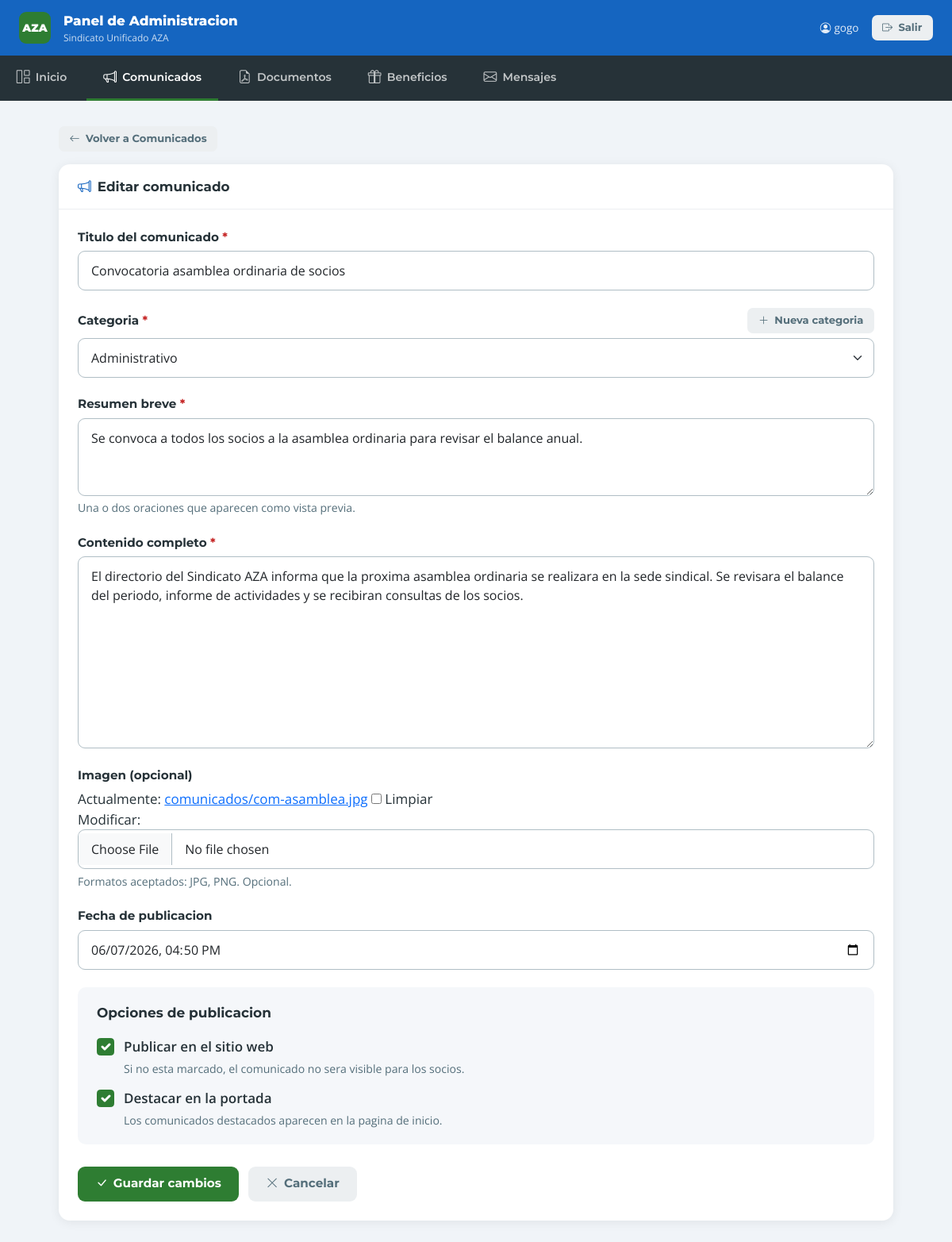
Screenshot of /panel/comunicados/1/editar/ (signed in) with the database file from the repository.
### apps/comunicados/models.py (models this page shows, shortened)
class Comunicado(models.Model):
    categoria = models.ForeignKey(
        CategoriaComunicado,
        on_delete=models.PROTECT,
        related_name="comunicados",
        verbose_name="categoria",
    )
    titulo = models.CharField("titulo", max_length=180)
    slug = models.SlugField("slug", max_length=200, unique=True, blank=True)
    extracto = models.CharField("extracto", max_length=300)
    contenido = models.TextField("contenido")
    imagen = models.ImageField(
        "imagen",
        upload_to=comunicado_image_upload_to,
        blank=True,
        null=True,
    )
    publicado = models.BooleanField("publicado", default=False)
    destacado = models.BooleanField("destacado", default=False)
    fecha_publicacion = models.DateTimeField(
        "fecha de publicacion",
        default=timezone.now,
        help_text="Se usa para ordenar y publicar el comunicado.",
    )
    created_at = models.DateTimeField("creado", auto_now_add=True)
    updated_at = models.DateTimeField("actualizado", auto_now=True)
    class Meta:
        verbose_name = "comunicado"
        verbose_name_plural = "comunicados"
        ordering = ["-fecha_publicacion", "-created_at"]

### apps/panel/views.py (the view, shortened to what this page needs)
# urls.py: path("comunicados/<int:pk>/editar/", views.comunicados_edit, name="comunicados_edit"),
@staff_required
def comunicados_edit(request, pk):
    obj = get_object_or_404(Comunicado, pk=pk)
    form = ComunicadoForm(request.POST or None, request.FILES or None, instance=obj)
    return render(request, "panel/comunicados/form.html", {
        **base_ctx(), "form": form, "objeto": obj,
        "titulo_pagina": f"Editar comunicado",
        "accion": "Guardar cambios",
    })

### apps/comunicados/models.py (called while the page is built)
    def __str__(self):
        return self.nombre

### apps/core/context_processors.py (called while the page is built)
def site_configuration(request):
    return {
        "site_configuration": SiteConfiguration.get_solo(),
    }

### apps/panel/views.py (called while the page is built)
def staff_required(view_func):
    @wraps(view_func)
    def wrapper(request, *args, **kwargs):
        if not request.user.is_authenticated:
            return redirect(f"/panel/login/?next={request.path}")
        if not request.user.is_staff:
            return redirect("/panel/login/")
        return view_func(request, *args, **kwargs)
    return wrapper

def base_ctx():
    return {"mensajes_sin_leer": MensajeContacto.objects.filter(leido=False).count()}

### apps/siteconfig/models.py (called while the page is built)
    @classmethod
    def get_solo(cls):
        return cls.objects.first()

### templates/panel/comunicados/form.html (shortened to what this page needs)
{% extends "panel/base_panel.html" %}
{% block content %}
<div style="margin-bottom:1rem;">
    <a href="{% url 'panel:comunicados_list' %}" class="btn-p-gris btn-p-sm">
        <i class="bi bi-arrow-left"></i>Volver a Comunicados
    </a>
</div>
<div class="p-card">
    <div class="p-card-header">
        <h1 class="p-card-title"><i class="bi bi-megaphone me-2" style="color:#1565C0;"></i>{{ titulo_pagina }}</h1>
    </div>
    <div class="p-card-body">
        <form method="post" enctype="multipart/form-data" novalidate>
            <div style="margin-bottom:1.4rem;">
                <label class="p-label" for="{{ form.titulo.id_for_label }}">
                    {{ form.titulo.label }} <span style="color:#C62828;">*</span>
                </label>
                {{ form.titulo }}
            </div>
            <div style="margin-bottom:1.4rem;">
                <div style="display:flex;justify-content:space-between;align-items:center;gap:0.5rem;flex-wrap:wrap;">
                    <label class="p-label" for="{{ form.categoria.id_for_label }}" style="margin-bottom:0;">{{ form.categoria.label }} <span style="color:#C62828;">*</span></label>
                    <a href="{% url 'panel:categorias_comunicado' %}" class="btn-p-gris btn-p-sm" target="_blank">
                        <i class="bi bi-plus-lg"></i>Nueva categoria
                    </a>
                </div>
                <div style="margin-top:0.35rem;">{{ form.categoria }}</div>
            </div>
            <div style="margin-bottom:1.4rem;">
                <label class="p-label" for="{{ form.extracto.id_for_label }}">
                    {{ form.extracto.label }} <span style="color:#C62828;">*</span>
                </label>
                {{ form.extracto }}
                <div class="p-help">{{ form.extracto.help_text }}</div>
            </div>
            <div style="margin-bottom:1.4rem;">
                <label class="p-label" for="{{ form.contenido.id_for_label }}">{{ form.contenido.label }} <span style="color:#C62828;">*</span></label>
                {{ form.contenido }}
            </div>
            <div style="margin-bottom:1.4rem;">
                <label class="p-label">{{ form.imagen.label }}</label>
                {{ form.imagen }}
                <div class="p-help">{{ form.imagen.help_text }}</div>
            </div>
            <div style="margin-bottom:1.4rem;">
                <label class="p-label" for="{{ form.fecha_publicacion.id_for_label }}">{{ form.fecha_publicacion.label }}</label>
                {{ form.fecha_publicacion }}
            </div>
            <div style="background:#F5F7FA;border-radius:10px;padding:1.25rem 1.5rem;margin-bottom:1.75rem;">
                <div style="font-family:'Montserrat',sans-serif;font-weight:700;margin-bottom:1rem;color:#263238;">Opciones de publicacion</div>
                <div style="display:flex;flex-direction:column;gap:0.85rem;">
                    <label style="display:flex;align-items:flex-start;gap:0.75rem;cursor:pointer;">
                        <input type="checkbox" name="{{ form.publicado.html_name }}" id="{{ form.publicado.id_for_label }}"
                               class="form-check-input" style="width:22px;height:22px;margin-top:2px;flex-shrink:0;"
                               {% if form.publicado.value %}checked{% endif %}>
                        <div>
                            <div style="font-weight:600;">{{ form.publicado.label }}</div>
                            <div class="p-help">{{ form.publicado.help_text }}</div>
                        </div>
                    </label>
                    <label style="display:flex;align-items:flex-start;gap:0.75rem;cursor:pointer;">
                        <input type="checkbox" name="{{ form.destacado.html_name }}" id="{{ form.destacado.id_for_label }}"
                               class="form-check-input" style="width:22px;height:22px;margin-top:2px;flex-shrink:0;"
                               {% if form.destacado.value %}checked{% endif %}>
                        <div>
                            <div style="font-weight:600;">{{ form.destacado.label }}</div>
                            <div class="p-help">{{ form.destacado.help_text }}</div>
                        </div>
                    </label>
                </div>
            </div>
            <div style="display:flex;gap:0.75rem;flex-wrap:wrap;">
                <button type="submit" class="btn-p-verde">
                    <i class="bi bi-check-lg"></i>{{ accion }}
                </button>
                <a href="{% url 'panel:comunicados_list' %}" class="btn-p-gris">
                    <i class="bi bi-x-lg"></i>Cancelar
                </a>
            </div>
        </form>
    </div>
</div>
{% endblock %}

### templates/panel/base_panel.html (shortened to what this page needs)
<!doctype html>
<html lang="es">
<head>
    <link href="https://cdn.jsdelivr.net/npm/bootstrap@5.3.3/dist/css/bootstrap.min.css" rel="stylesheet">
    <link rel="stylesheet" href="https://cdn.jsdelivr.net/npm/bootstrap-icons@1.11.3/font/bootstrap-icons.min.css">
</head>
<body>
<div class="p-header">
    <div class="d-flex align-items-center gap-3">
        <div class="p-brand-badge">AZA</div>
        <div>
            <div class="p-brand-name">Panel de Administracion</div>
            <div class="p-brand-sub">Sindicato Unificado AZA</div>
        </div>
    </div>
    <div class="d-flex align-items-center gap-3">
        <span class="p-user d-none d-sm-inline">
            <i class="bi bi-person-circle me-1"></i>{{ request.user.get_full_name|default:request.user.username }}
        </span>
        <form method="post" action="{% url 'panel:logout' %}" style="display:inline;">
            <button type="submit" class="btn-p-gris btn-p-sm">
                <i class="bi bi-box-arrow-right"></i>Salir
            </button>
        </form>
    </div>
</div>
<nav class="p-nav">
    <a href="{% url 'panel:dashboard' %}" class="{% if request.resolver_match.url_name == 'dashboard' %}activo{% endif %}">
        <i class="bi bi-grid-1x2"></i>Inicio
    </a>
    <a href="{% url 'panel:comunicados_list' %}" class="{% if 'comunicado' in request.resolver_match.url_name %}activo{% endif %}">
        <i class="bi bi-megaphone"></i>Comunicados
    </a>
    <a href="{% url 'panel:documentos_list' %}" class="{% if 'documento' in request.resolver_match.url_name %}activo{% endif %}">
        <i class="bi bi-file-earmark-pdf"></i>Documentos
    </a>
    <a href="{% url 'panel:beneficios_list' %}" class="{% if 'beneficio' in request.resolver_match.url_name %}activo{% endif %}">
        <i class="bi bi-gift"></i>Beneficios
    </a>
    <a href="{% url 'panel:mensajes_list' %}" class="{% if 'mensaje' in request.resolver_match.url_name %}activo{% endif %}">
        <i class="bi bi-envelope"></i>Mensajes
    </a>
</nav>
<div class="p-content">
    {% block content %}{% endblock %}
</div>
</body>
</html>

### templates/panel/base_panel.html (style rules this page uses)
body { font-family: 'Open Sans', sans-serif; font-size: 17px; background: #F0F4F8; color: #263238; }
.p-header { background: #1565C0; color: #fff; padding: 0.85rem 1.5rem; display: flex; align-items: center; justify-content: space-between; }
.p-brand-badge { width: 40px; height: 40px; background: #2E7D32; border-radius: 9px; display: flex; align-items: center; justify-content: center; font-family: 'Montserrat', sans-serif; font-weight: 900; font-size: 0.85rem; color: #fff; flex-shrink: 0; }
.p-brand-name { font-family: 'Montserrat', sans-serif; font-weight: 800; font-size: 1.05rem; }
.p-brand-sub { font-size: 0.75rem; opacity: 0.78; }
.p-user { font-size: 0.85rem; opacity: 0.88; }
.p-nav { background: #263238; overflow-x: auto; white-space: nowrap; }
.p-nav a { display: inline-flex; align-items: center; gap: 0.45rem; padding: 0.9rem 1.3rem; color: rgba(255,255,255,0.72); text-decoration: none; font-family: 'Montserrat', sans-serif; font-weight: 600; font-size: 0.88rem; border-bottom: 3px solid transparent; transition: color 0.2s, border-color 0.2s; }
.p-nav a.activo { color: #fff; border-bottom-color: #2E7D32; }
.p-nav a i { font-size: 1.05rem; }
.p-content { padding: 2rem 1.5rem; max-width: 1100px; margin: 0 auto; }
.p-card { background: #fff; border-radius: 14px; box-shadow: 0 2px 14px rgba(0,0,0,0.07); margin-bottom: 1.5rem; }
.p-card-header { padding: 1.1rem 1.5rem; border-bottom: 1px solid #ECEFF1; display: flex; align-items: center; justify-content: space-between; flex-wrap: wrap; gap: 0.75rem; }
.p-card-title { font-family: 'Montserrat', sans-serif; font-weight: 700; font-size: 1.05rem; color: #263238; margin: 0; }
.p-card-body { padding: 1.5rem; }
.btn-p-verde { background: #2E7D32; border: none; color: #fff; font-family: 'Montserrat', sans-serif; font-weight: 700; font-size: 0.95rem; padding: 0.65rem 1.4rem; border-radius: 9px; display: inline-flex; align-items: center; gap: 0.45rem; cursor: pointer; text-decoration: none; transition: background 0.2s; }
.btn-p-gris { background: #ECEFF1; border: none; color: #546E7A; font-family: 'Montserrat', sans-serif; font-weight: 700; font-size: 0.95rem; padding: 0.65rem 1.4rem; border-radius: 9px; display: inline-flex; align-items: center; gap: 0.45rem; cursor: pointer; text-decoration: none; transition: background 0.2s; }
.btn-p-sm { padding: 0.38rem 0.85rem; font-size: 0.82rem; border-radius: 7px; }
.p-label { display: block; font-family: 'Montserrat', sans-serif; font-weight: 700; font-size: 0.95rem; color: #263238; margin-bottom: 0.35rem; }
.p-help { font-size: 0.88rem; color: #546E7A; margin-top: 0.3rem; }
.form-control-lg, .form-select-lg { font-size: 1rem; padding: 0.75rem 1rem; border-radius: 9px; border: 1.5px solid #B0BEC5; }
.form-check-input:checked { background-color: #2E7D32; border-color: #2E7D32; }

### rows the page displays
Comunicado: titulo "Convocatoria asamblea ordinaria de socios", categoria "Administrativo", extracto "Se convoca a todos los socios a la asamblea ordinaria para revisar el balance anual.", contenido "El directorio del Sindicato AZA informa que la proxima asamblea ordinaria se realizara en la sede sindical. Se revisara el balance del periodo, informe de actividades y se recibiran consultas de los socios.", fecha_publicacion "06/07/2026 16:50"

### other values shown
{{ request.user.get_full_name|default:request.user.username }} "gogo"
{{ titulo_pagina }} "Editar comunicado"
{{ accion }} "Guardar cambios"
